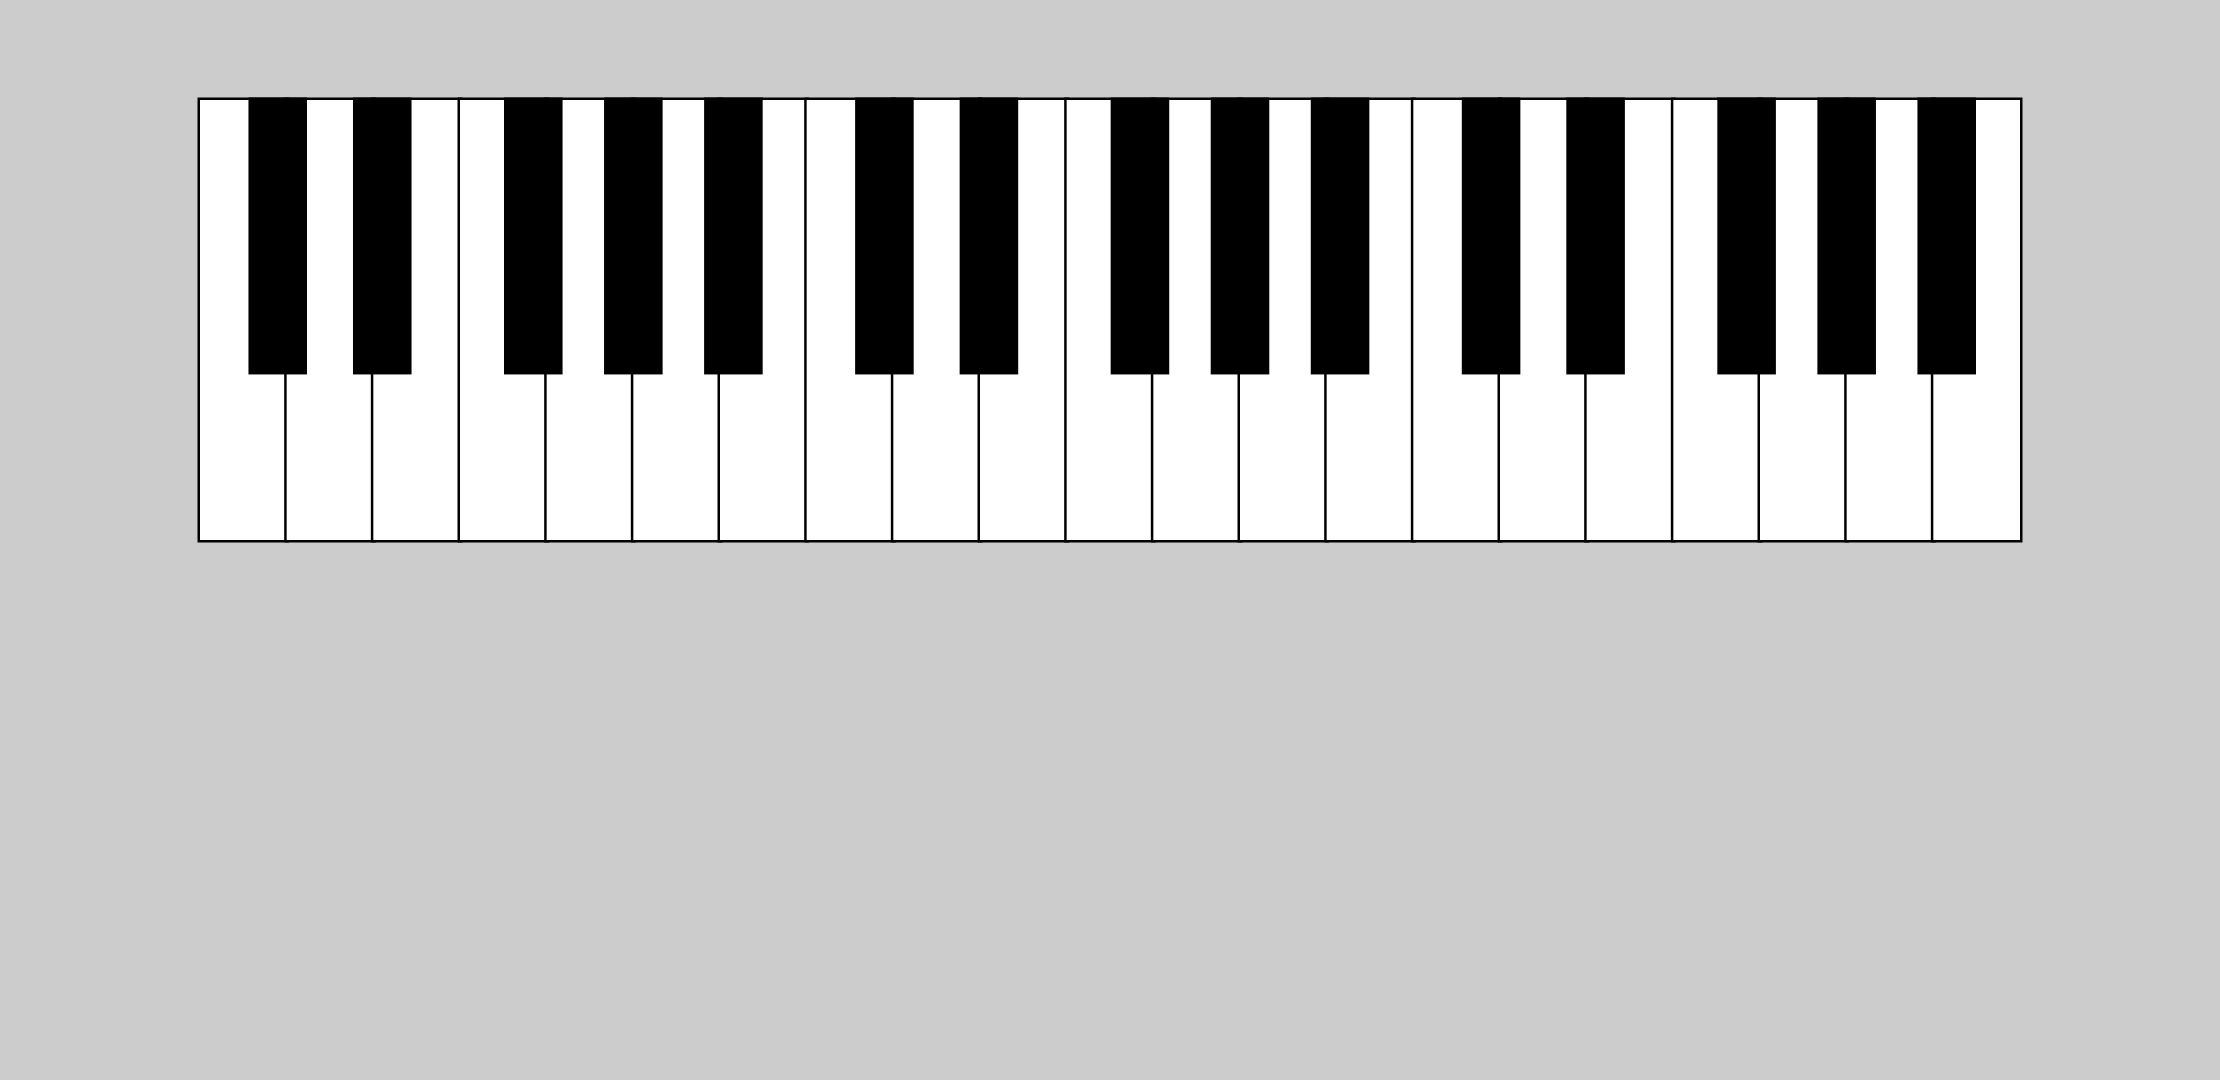

The script that drew this image:
"""
Draw images of a piano keyboard with given notes marked.

TODO:
Enum for notes.
Animate. GIF? Video? (webm?)
Combine with fretboard in single image.
Allow arbitrary first and last key.
    Work out range of guitar in standard tuning with same # frets as own (22?) and match it. C2 to C6?
    Default to range of full 88 key piano (because both ends are odd!). Simpler to just do whole octaves?
    Do same for bass.
Define vertices for each note then repeat for octaves.
    White notes should include shape of black not just rectangle drawn over.
    Check by colouring each key blue separately.
    Function to draw note: input note and colour (including transparency).
        Separate border and fill?
    Explicitly draw white keys as white so not assuming white background.
Operator overloads for point (add, subtract).
Option to print note names on keys.
    Or scale degrees.
Encapsulate coordinate transformations in drawing functions.
SVG equivalent (for React).
"""

from dataclasses import dataclass
from enum import Enum
import math
from typing import List, NamedTuple

import cairo


class Pitch(Enum):
    A = 1
    A_SHARP = 2
    B = 3
    C = 4
    C_SHARP = 5
    D = 6
    D_SHARP = 7
    E = 8
    F = 9
    F_SHARP = 10
    G = 11
    G_SHARP = 12


# TODO: provide method to get frequency?
class Note(NamedTuple):
    pitch: Pitch
    octave: int


class KeyboardDimensions(NamedTuple):
    white_key_width: float
    black_key_width: float
    black_key_height: float
    offset_1: float  # TODO: better name
    offset_2: float  # TODO: better name


class Colour(NamedTuple):
    red: int
    green: int
    blue: int


@dataclass
class Point:
    x: float
    y: float

    def __str__(self):
        return f"({self.x:.3f}, {self.y:.3f})"


def get_transform(top_left: Point, bottom_right: Point):
    def normed_to_global(point: Point):
        x = top_left.x + point.x*(bottom_right.x - top_left.x)
        y = top_left.y + point.y*(bottom_right.y - top_left.y)
        return Point(x, y)

    return normed_to_global


def normed_to_global_list(points: List[Point], normed_to_global):
    return [normed_to_global(p) for p in points]


# TODO: why does this not stroke _and_ fill?
def draw_polygon(context: cairo.Context, vertices: List[Point], fill_colour: Colour=None, line_colour: Colour=None):
    if line_colour is not None:
        start = vertices[0]
        context.move_to(start.x, start.y)
        for vertex in vertices[1:]:
            context.line_to(vertex.x, vertex.y)
        context.close_path()    
        context.set_source_rgb(*line_colour)
        context.stroke()

    # TODO: it shouldn't be necessary to draw the shape again for the fill to render.
    if fill_colour is not None:
        start = vertices[0]
        context.move_to(start.x, start.y)
        for vertex in vertices[1:]:
            context.line_to(vertex.x, vertex.y)
        context.close_path()
        context.set_source_rgb(*fill_colour)
        context.fill()


def is_black_key(pitch: Pitch):
    return pitch in [Pitch.A_SHARP, Pitch.C_SHARP, Pitch.D_SHARP, Pitch.F_SHARP, Pitch.G_SHARP]


def is_white_key(pitch: Pitch):
    return not is_black_key(pitch)


# TODO: get_piano_key_vertices (then use instead of loops below).
def get_piano_key_vertices(note: Note, keyboard_dimensions: KeyboardDimensions) -> List[Point]:
    print(f"Black key? {is_black_key(note.pitch)}")
    print(f"White key? {is_white_key(note.pitch)}")
    return []


# TODO: refactor main into small responsibilities:
# global render context with layout in pixels.
# keyboard positions in normed coords.
# choice of notes to highlight in current frame.
def main():
    # Phone screen dimensions.
    image_width = 2220
    image_height = 1080

    # Tablet screen dimensions.
    # image_width = 2160
    # image_height = 1620

    # Tablet screen dimensions.
    # image_width = 2560
    # image_height = 1600

    # Create a new surface and context
    surface = cairo.ImageSurface(cairo.FORMAT_ARGB32, image_width, image_height)
    context = cairo.Context(surface)

    # Set background colour.
    white = Colour(1, 1, 1)
    rgb = 0.8
    grey = Colour(rgb, rgb, rgb)
    context.set_source_rgb(*grey)
    context.paint()

    # Set antialiasing mode
    context.set_antialias(cairo.ANTIALIAS_BEST)

    # Set line width and color.
    black = Colour(0, 0, 0)
    black_key_colour = black
    line_width = 5  # TODO: scale with image.
    context.set_line_width(line_width)
    context.set_source_rgb(*black_key_colour)

    # Establish coordinate system transforms.
    # TODO: make padding a ratio of image size not absolute pixels.
    # TODO: enforce aspect ratio limits for keyboard so never squashed.
    padding_horizontal = 200
    padding_vertical = 100
    top_left = Point(padding_horizontal, padding_vertical)
    bottom_right = Point(image_width - padding_horizontal, image_height/2)  #  - padding_vertical)
    normed_to_global = get_transform(top_left, bottom_right)

    # Define keyboard dimensions.
    golden_ratio = 2/(1 + math.sqrt(5))
    num_octaves = 3
    num_white_keys = 7*num_octaves
    white_key_width = 1/num_white_keys
    black_key_width = golden_ratio*white_key_width
    # TODO: use this in place of raw values.
    keyboard_dimensions = KeyboardDimensions(
        white_key_width=1/num_white_keys,
        black_key_width=golden_ratio*white_key_width,
        black_key_height=golden_ratio,
        offset_1=black_key_width/6,
        offset_2=black_key_width/4
    )
    
    # Draw white keys (naive: rectangles).
    for i in range(num_white_keys):
        left = i*white_key_width
        right = left + white_key_width
        vertices = normed_to_global_list([
            Point(left, 0),
            Point(right, 0),
            Point(right, 1),
            Point(left, 1),
            Point(left, 0)
        ], normed_to_global)
        draw_polygon(context, vertices, white, black)
    
    # Draw black keys.
    # TODO: use these to define the shapes of white keys also.
    c = black_key_width/6
    d = black_key_width/4
    offsets = num_octaves*[-c, c, -d, 0, d]
    multiples = []
    for octave in range(num_octaves):
        for black_key_position in [1, 2, 4, 5, 6]:
            multiples.append(7*octave + black_key_position)
    for multiple, offset in zip(multiples, offsets):
        left = multiple*white_key_width - black_key_width/2 + offset
        right = left + black_key_width
        vertices = normed_to_global_list([
                Point(left, 0),
                Point(right, 0),
                Point(right, golden_ratio),
                Point(left, golden_ratio),
                Point(left, 0)
            ], normed_to_global)
        draw_polygon(context, vertices, black, black)
    
    # Debugging.
    note = Note(Pitch.C, octave=0)
    vertices = get_piano_key_vertices(note, keyboard_dimensions)
    print(vertices)

    # Save the image as PNG
    surface.write_to_png("keyboard.png")


if __name__ == '__main__':
    main()
